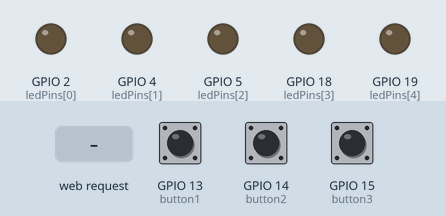
The sketch below on a simulated ESP32. On the bench: output pins drawn as LEDs (lit = HIGH). Dashed ring = blinking. The inputs (shaded band) are chosen by the test bench; at power-on: GPIO 14 (button2) HIGH, GPIO 15 (button3) HIGH, GPIO 13 (button1) HIGH. WiFi joins after 1.5 s; servers stay silent unless stated; what the sketch prints to the serial monitor is not drawn.

Above: at 3.2 s.
3.3 s: GPIO 14 (button2) pulled LOW for 0.15 s
At 3.7 s:
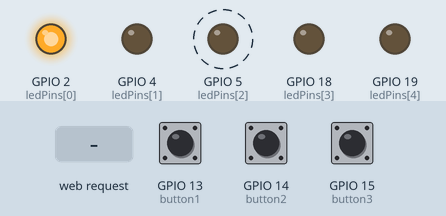
At 4.2 s:
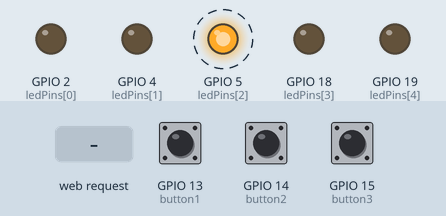
6.3 s: HTTP request GET /all_on received
9.3 s: GPIO 15 (button3) pulled LOW for 0.15 s
At 10.2 s:
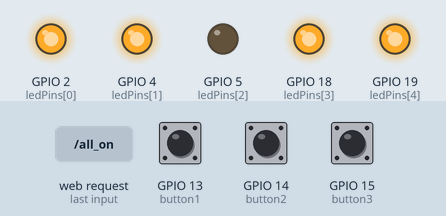
Timing chart, 0 to 16.4 s (numbered marks = the images above; inputs shaded):
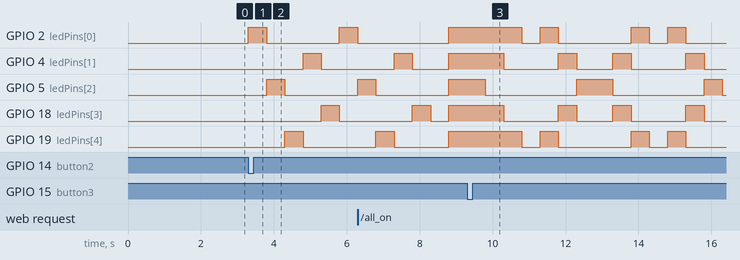

The sketch:

DancingLEDs.ino
```cpp
#include <WiFi.h>
#include <WebServer.h>

// Wi-Fi credentials
const char* ssid = "Hi";
const char* password = "123456789";

// LED pins
const int ledPins[] = {2, 4, 5, 18, 19};

// Button pins
const int button1 = 13;
const int button2 = 14;
const int button3 = 15;

WebServer server(80);

void handleRoot() {
  String html = "<!DOCTYPE html><html><head><title>ESP32 LED Control</title>";
  html += "<style>";
  html += "body { font-family: Arial, sans-serif; text-align: center; background-color: #f4f4f4; }";
  html += ".container { display: flex; flex-direction: column; align-items: center; gap: 20px; margin-top: 50px; }";
  html += ".box { background: white; padding: 20px; width: 250px; border-radius: 10px; box-shadow: 0px 4px 6px rgba(0,0,0,0.2); }";
  html += "button { width: 100%; padding: 15px; font-size: 18px; border: none; cursor: pointer; border-radius: 5px; background-color: #007BFF; color: white; transition: 0.3s; }";
  html += "button:hover { background-color: #E52020; }";
  html += "</style></head><body>";

  html += "<h1>ESP32 LED Control</h1>";
  html += "<div class='container'>";
  html += "<div class='box'><button onclick=\"fetch('/all_on').then(response => alert('All LEDs ON!'))\">All LEDs ON</button></div>";
  html += "<div class='box'><button onclick=\"fetch('/alternate').then(response => alert('Alternating LEDs!'))\">Alternate LEDs</button></div>";
  html += "<div class='box'><button onclick=\"fetch('/center_out').then(response => alert('Center to Edge LEDs!'))\">Center to Edge</button></div>";
  html += "</div>";

  html += "</body></html>";

  server.send(200, "text/html", html);
}

// Turn all LEDs ON
void handleAllOn() {
  for (int i = 0; i < 5; i++) {
    digitalWrite(ledPins[i], HIGH);
  }
  server.send(200, "text/plain", "All LEDs are ON");
}

// Alternating LED pattern: 1, 3, 5, 2, 4, loops twice then turns off
void handleAlternate() {
  int sequence[] = {0, 2, 4, 1, 3}; // LED order: 1, 3, 5, 2, 4
  int sequenceLength = sizeof(sequence) / sizeof(sequence[0]);

  for (int loop = 0; loop < 2; loop++) { // Run twice
    for (int i = 0; i < sequenceLength; i++) {
      digitalWrite(ledPins[sequence[i]], HIGH);
      delay(500); // Delay for visibility
      digitalWrite(ledPins[sequence[i]], LOW);
    }
  }

  // Ensure all LEDs are off after two cycles
  for (int i = 0; i < 5; i++) {
    digitalWrite(ledPins[i], LOW);
  }

  server.send(200, "text/plain", "Alternating LED sequence activated and turned off after 2 cycles");
}


void handleCenterOut() {
    int order[][2] = {{2, 2}, {1, 3}, {0, 4}}; // LED pairs from center outward

    for (int loop = 0; loop < 2; loop++) { // Run twice
        for (int i = 0; i < 3; i++) {
            digitalWrite(ledPins[order[i][0]], HIGH);
            digitalWrite(ledPins[order[i][1]], HIGH);
            delay(500);
            digitalWrite(ledPins[order[i][0]], LOW);
            digitalWrite(ledPins[order[i][1]], LOW);
        }
        delay(500);

        for (int i = 2; i >= 0; i--) {
            digitalWrite(ledPins[order[i][0]], HIGH);
            digitalWrite(ledPins[order[i][1]], HIGH);
            delay(500);
            digitalWrite(ledPins[order[i][0]], LOW);
            digitalWrite(ledPins[order[i][1]], LOW);
        }
    }

    for (int i = 0; i < 5; i++) {
        digitalWrite(ledPins[i], LOW);
    }

    server.send(200, "text/plain", "Center to Edge LEDs activated and turned off after 2 cycles");
}

void setup() {
  Serial.begin(115200);

  for (int i = 0; i < 5; i++) {
    pinMode(ledPins[i], OUTPUT);
    digitalWrite(ledPins[i], LOW);
  }

  pinMode(button1, INPUT_PULLUP);
  pinMode(button2, INPUT_PULLUP);
  pinMode(button3, INPUT_PULLUP);

  WiFi.begin(ssid, password);
  while (WiFi.status() != WL_CONNECTED) {
    delay(1000);
    Serial.println("Connecting to WiFi...");
  }
  Serial.println("Connected to WiFi");
  Serial.println(WiFi.localIP());

  server.on("/", handleRoot);
  server.on("/all_on", handleAllOn);
  server.on("/alternate", handleAlternate);
  server.on("/center_out", handleCenterOut);

  server.begin();
  Serial.println("HTTP server started");
}

void loop() {
  server.handleClient();

  if (digitalRead(button1) == LOW) {
    handleAllOn();
    delay(500);
  }
  if (digitalRead(button2) == LOW) {
    handleAlternate();
    delay(500);
  }
  if (digitalRead(button3) == LOW) {
    handleCenterOut();
    delay(500);
  }
}
```

Measured:
- after the input at 3.3 s, GPIO 2 (ledPins[0]): LOW → HIGH at once, → LOW 0.50 s later, → HIGH 2.0 s later; GPIO 4 (ledPins[1]): LOW → HIGH after 1.5 s, → LOW 0.50 s later
- after the input at 9.3 s, GPIO 2 (ledPins[0]): goes LOW 0.50 s, HIGH 0.50 s, LOW 2.0 s, HIGH 0.50 s, LOW 0.50 s, HIGH 0.50 s, then LOW, starting after 1.5 s; GPIO 4 (ledPins[1]): goes LOW 1.5 s, HIGH 0.50 s, LOW 1.0 s, HIGH 0.50 s, LOW 1.5 s, HIGH 0.50 s, then LOW, starting after 1.0 s
